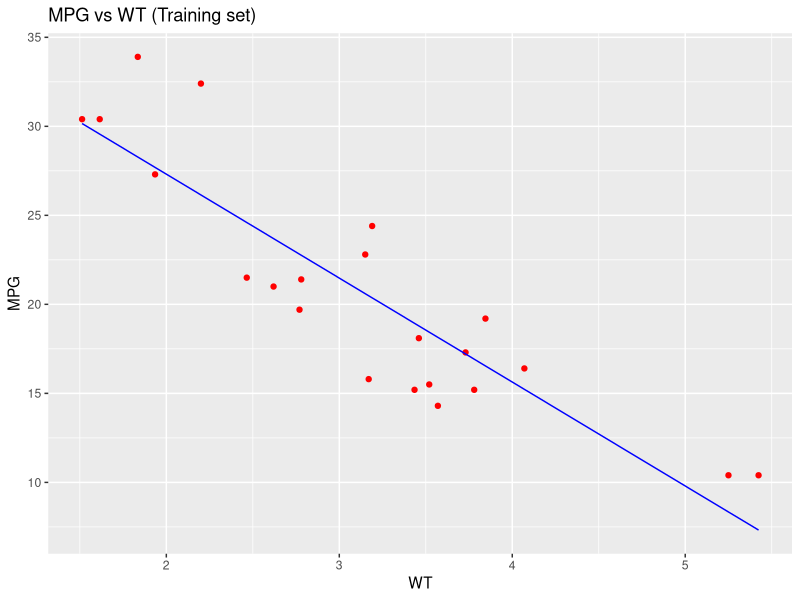
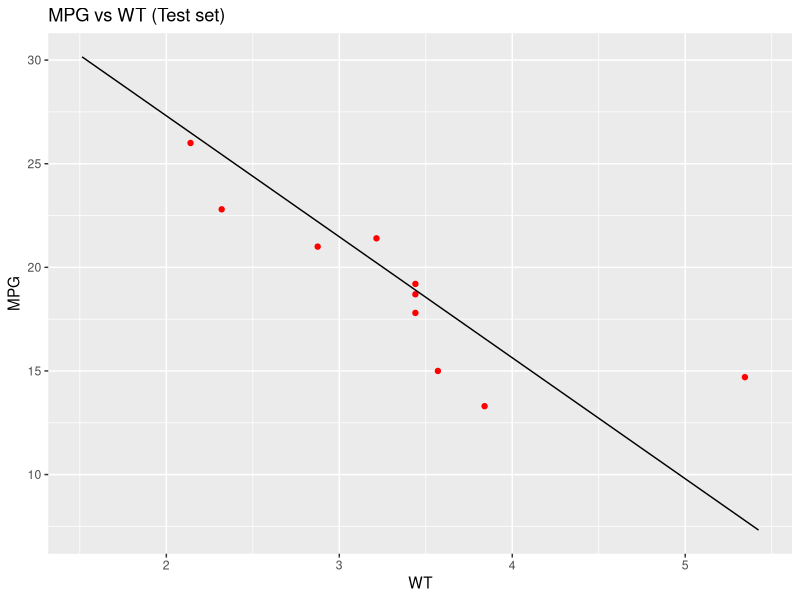

The R source for these figures, in order:
# Linear Regression Model to predict the Fuel Efficiency of Cars based considering the Car Weight

dataset = mtcars

# Splitting the dataset into the Training set and Test set
install.packages('caTools')
library(caTools)
split = sample.split(dataset$mpg, SplitRatio = 0.7)
trainingset = subset(dataset, split == TRUE)
testset = subset(dataset, split == FALSE)

# Fitting Simple Linear Regression to the Training set
lm.r= lm(formula = mpg ~ wt,data = trainingset)
summary(lm.r)

#Check the model coefficients:
coef(lm.r)

#y=c+mx -> Linear Model ===> mpg = 38.847419 - 5.750522*(wt) 

# Predicting the Test set results
ypred = predict(lm.r, newdata = testset)

install.packages("ggplot2")
library(ggplot2)

# Visualizing the Training set results
ggplot() + geom_point(aes(x = trainingset$wt,y = trainingset$mpg), colour = 'red') + 
  geom_line(aes(x = trainingset$wt,y = predict(lm.r, newdata = trainingset)), colour = 'blue') +
  ggtitle('MPG vs WT (Training set)') +
  xlab('WT') + ylab('MPG')

# Visualizing the Test set results
ggplot() + geom_point(aes(x = testset$wt, y = testset$mpg), colour = 'red') +
  geom_line(aes(x = trainingset$wt, y = predict(lm.r, newdata = trainingset)), colour = 'black') +
  ggtitle('MPG vs WT (Test set)') +
  xlab('WT') + ylab('MPG')
